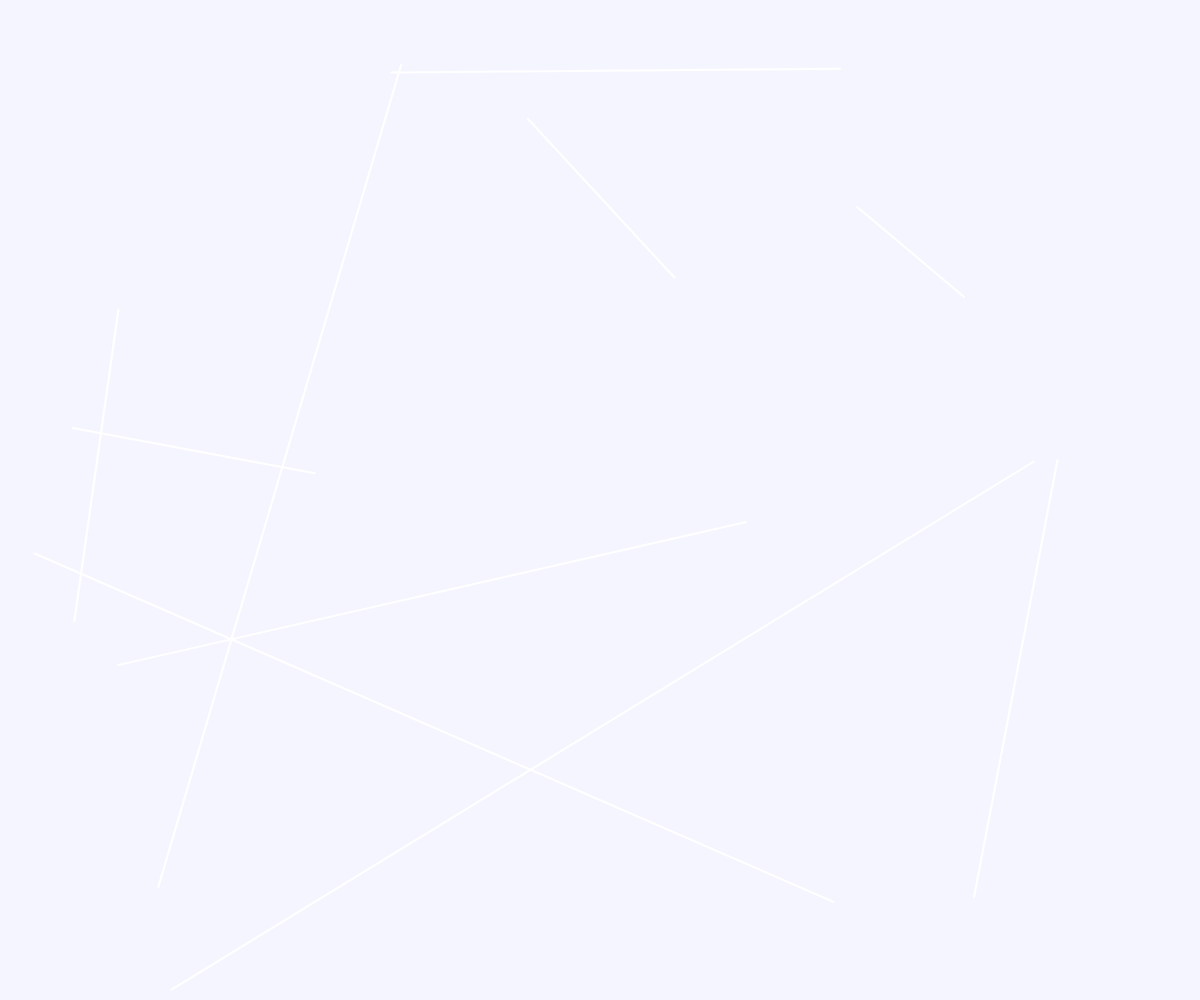
Frame 1 (no input)
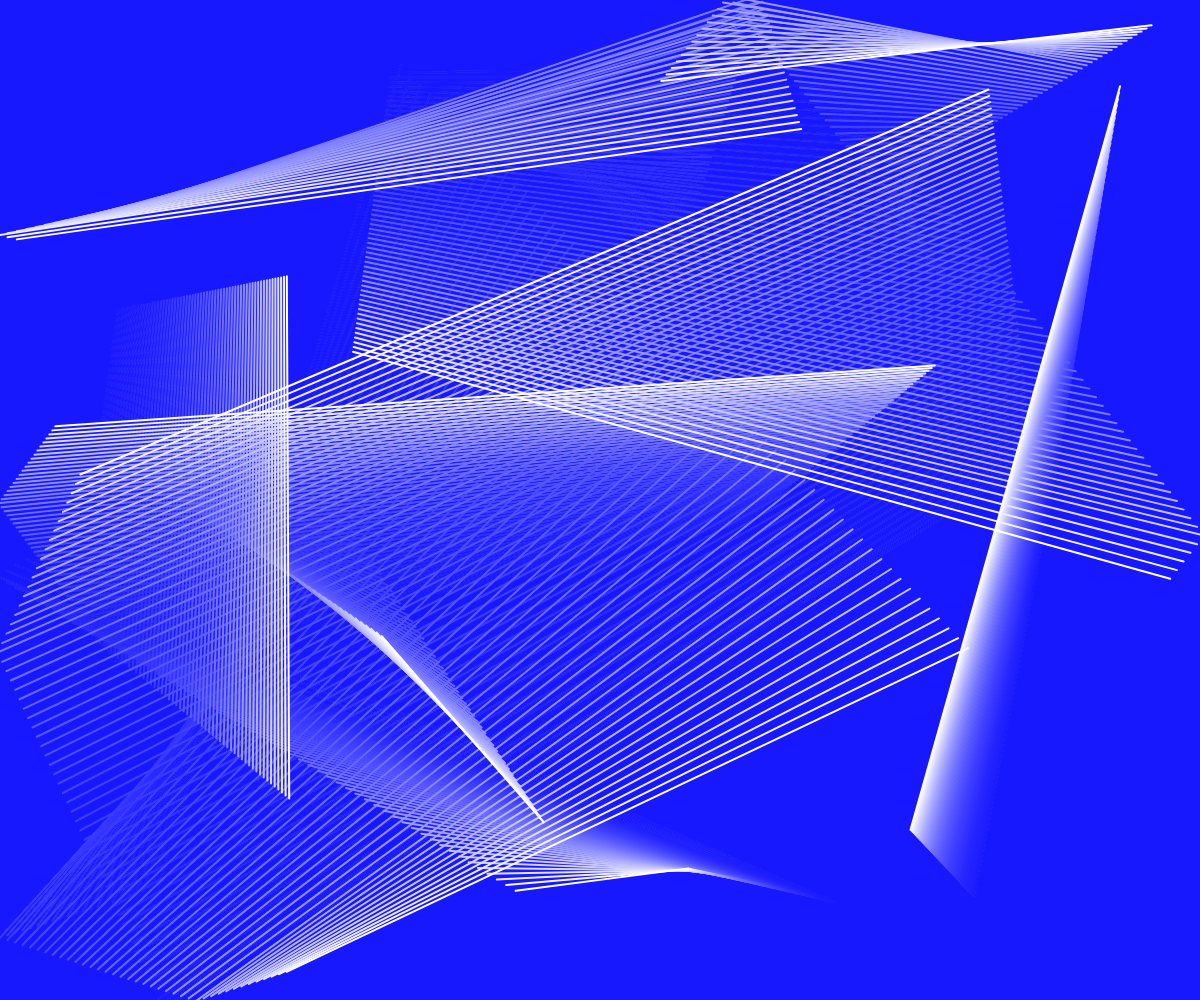
Frame 60 (no input)
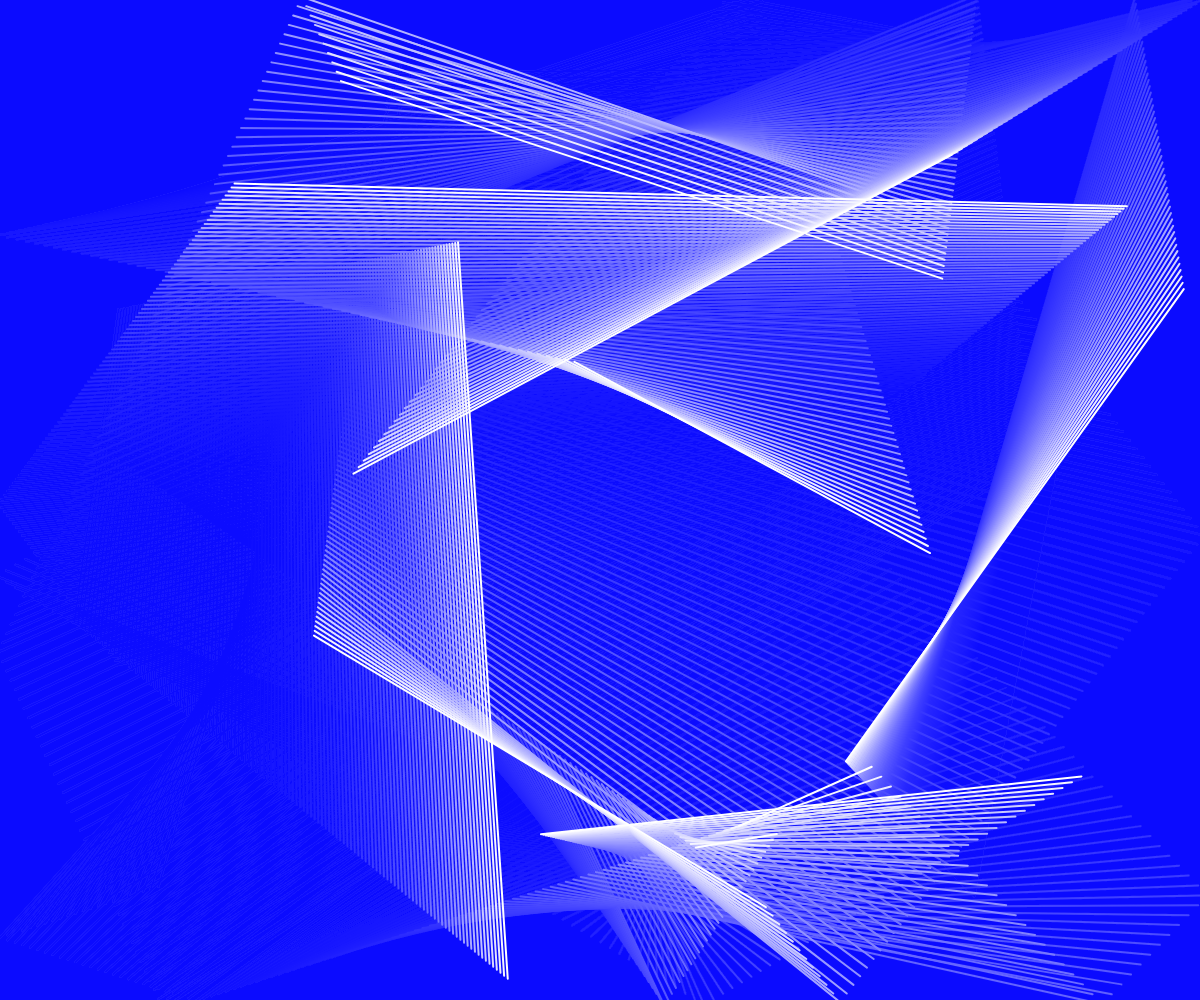
Frame 120 (the mouse pressed at the canvas centre since frame 60)

The p5.js sketch that drew these frames (run headless with seeded random() and noise() and a simulated clock; from frame 60 on, the mouse is pressed at the canvas centre):

// p5.js sketch
// ── sketch.js
/*
Inspired by the classic Windows Mystify screensaver

Based on code translation from Chris DeLeon's Programming in 5 minutes: remaking “Mystify Your Mind” Windows 95-style screensaver effect
https://www.youtube.com/watch?v=-X_A1Hqj-qA
*/

let mystifies = [];

function setup() {
  createCanvas(windowWidth, windowHeight);
  stroke(255);
  strokeWeight(2);

  for (let i = 0; i < 10; i++) {
    mystify = new Mystify();
    mystifies.push(mystify);
  }
}

function draw() {
  background(0, 0, 255, 10);

  for (let i = 0; i < mystifies.length; i++) {
    mystifies[i].show();
    mystifies[i].move();
    mystifies[i].bounce();
  }
}

class Mystify {
  constructor() {
    this.x1 = random(width);
    this.y1 = random(height);
    this.x1speed = random(-10, 10);
    this.y1speed = random(-10, 10);
    this.x2 = random(width);
    this.y2 = random(height);
    this.x2speed = random(-10, 10);
    this.y2speed = random(-10, 10);
  }

  show() {
    line(this.x1, this.y1, this.x2, this.y2);
  }

  move() {
    this.x1 += this.x1speed;
    this.y1 += this.y1speed;
    this.x2 += this.x2speed;
    this.y2 += this.y2speed;
  }

  bounce() {
    if (this.x1 < 0 || this.x1 > width) this.x1speed *= -1;
    if (this.y1 < 0 || this.y1 > height) this.y1speed *= -1;
    if (this.x2 < 0 || this.x2 > width) this.x2speed *= -1;
    if (this.y2 < 0 || this.y2 > height) this.y2speed *= -1;
  }
}

function windowResized() {
  resizeCanvas(windowWidth, windowHeight);
}
